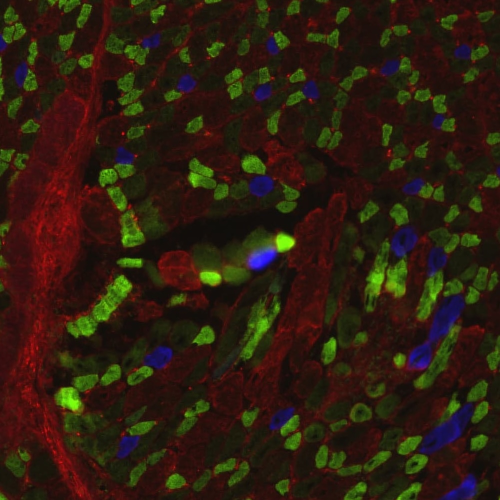
#> input picture data/color_image.jpeg, 1000 x 1000 px (shown at 1/2 size)
$ jupyter execute --allow-errors opencv_workshop.ipynb   (shell and % lines are left out)
#> lines starting #> are read from the running program, lines starting #| are printed output that depends on the picture
# Image Analysis with OpenCV

## Overview - working with images in Python
### What Is Image Analysis?

Image analysis involves extracting meaningful information from images. In biomedical research, this could mean:
* Counting cells in microscopy images
* Measuring areas or shapes of tissues
* Detecting fluorescence signals or tracking particles

Python, with libraries like OpenCV, scikit-image, and Pillow, is widely used for this due to its flexibility, reproducibility, and integration with data science tools.

### How Images Are Stored
* Images are stored as arrays of pixels.
* Each pixel represents a color or intensity value, depending on the image type:
    - _Grayscale_: 2D array (height × width)
    - _Color_ : 3D array (height × width × color_channels)

For example, an RGB image of size 256×256 will be represented as a NumPy array with shape (256, 256, 3).

### Color channels
Each color image contains channels:
* Red, Green, and Blue in standard images (RGB)
* In OpenCV, images are read in BGR format by default, not RGB
* Grayscale images use a single intensity channel (0–255)

## Install OpenCV
You can install either the main package, or the contrib version which has community contributed code in addition.

[cell 1]
# install opencv
# !pip install opencv-python

# install the contrib version of opencv, along with opencv

Ideally, you want to build a new environment as follows:<br>
`conda create -n OPENCV python=3.10 jupyterlab numpy pandas matplotlib seaborn -y` <br>
`pip install opencv-contrib-python`
Then activate your environment:<br>
`conda activate OPENCV`

[cell 2]
# import packages
import cv2
import numpy as np
import pandas as pd
import matplotlib
import matplotlib.pyplot as plt
import seaborn as sns

[cell 3]
# setting some figure display paramaters
sns.set_context('notebook')
sns.set_style('white', {'axes.linewidth': 0.25})
matplotlib.rcParams.update(matplotlib.rcParamsDefault)

plt.rcParams['figure.dpi'] = 100
plt.rcParams['xtick.major.size'] = 3
plt.rcParams['xtick.major.width'] = 1
plt.rcParams['xtick.bottom'] = True
plt.rcParams['ytick.left'] = True
plt.rcParams['font.family'] = 'sans-serif'
plt.rcParams['font.sans-serif'] = 'Arial'
plt.rcParams['pdf.fonttype'] = 42
plt.rcParams['legend.edgecolor'] = 'w'

## Research task
* __Question__
You are interested in understanding the mechanisms of cancer. You decide to study regulators of cell-division in a human cell line to understand which genes might be involved.
* __Dataset__ You have a publicly available dataset from [Moffat et al. (Cell 2006)](https://www.cell.com/fulltext/S0092-8674(06)00238-8) where Human HT29 colon-cancer cells were treated with RNAi molecules targeting specific genes. Microscopy images of these cells were taken. The full dataset is at [BBBC017](https://bbbc.broadinstitute.org/BBBC017/).
* __Approach__ You want to calculate the percentage of cells that are neoplastic i.e. actively dividing for each gene that was tested in the screen<br>
  - Aim 1: Count the total number of cells in an image
  - Aim 2: Count the number of dividing cells in an image
  - Aim 3: Find the average rate of cell-division for each gene targeted, and compare to the untargeted control

In the example image above from [Moffat et al. (Cell 2006)](https://www.cell.com/fulltext/S0092-8674(06)00238-8), phospho-H3 marks actively dividing cells. The first row is the control, and the second row is cells treated with a RNAi molecule targeting the gene PLK1, a known cell-cylce regulator.

[cell 4]
from IPython import display
#> (the rest of this cell did not finish here and is left out)

This full dataset consists of millions of images.
A small subset of the data are available in the Broad Bioimage Benchmark Collection at [BBBC0001](https://bbbc.broadinstitute.org/BBBC001). <br>
This contains a few different images of the nuclei channel only for a specific targeted gene. We will complete Aim 1 today!

## Let's look at the data

#> (a cell that did not finish here is left out)

A small subset of the data are available in the Broad Bioimage Benchmark Collection at [BBBC0001](https://bbbc.broadinstitute.org/BBBC001). <br>
This contains a few different images of the nuclei channel only for a specific targeted gene. <br>
For this workshop, we will work with these images, located in the "human_ht29_colon_cancer_1" folder.

### <span style="color:crimson">Basic Image Operations</span>
Here are some common tasks that one might think to do for this image analysis:
- __read__ the image file
- __display__ the image file
- __convert__ the image file format to color or grayscale
- find image __properties__ such as size, dtype

[cell 6]
# read an image file
img = cv2.imread("data/color_image.jpeg")
#> img is the input picture: shape (1000, 1000, 3); mean B, G, R 14.9, 30.3, 45.5
img.shape
#> Out = (1000, 1000, 3)

[cell 7]
# display the image
plt.figure(figsize=(3,3))
#> (this line was passed over: IPython is not available in this run)
plt.imshow(img);
#> (this line was passed over: IPython is not available in this run)

<span style="color:orange">__EXERCISE 1__</span> <br>
Does the image above look like the original image saved in our folder? If not, what is different?

[cell 8]
# your answer here #

Let's see how we can fix this!

[cell 9]
# read an image file in the desired format
img = cv2.imread("data/color_image.jpeg", cv2.IMREAD_COLOR_RGB)
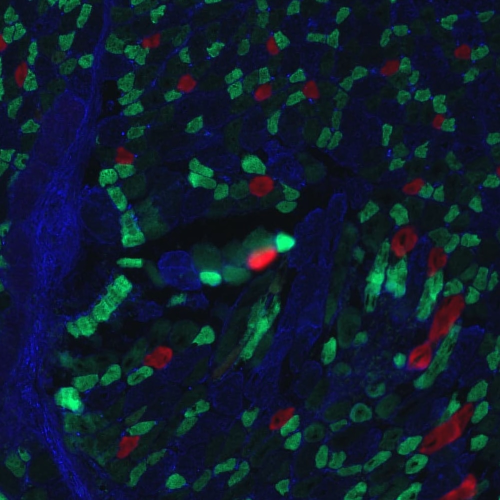
#> img: shape (1000, 1000, 3) (shown at 1/2 size); mean B, G, R 45.5, 30.3, 14.9
plt.figure(figsize=(3,3))
#> (this line was passed over: IPython is not available in this run)
plt.imshow(img);
#> (this line was passed over: IPython is not available in this run)

Notice, the pixel positions / indices for the width and height of the image. <br>
Why did colors show up in our grayscale image?

[cell 10]
# read an image file in grayscale
img = cv2.imread("data/color_image.jpeg", cv2.IMREAD_GRAYSCALE)
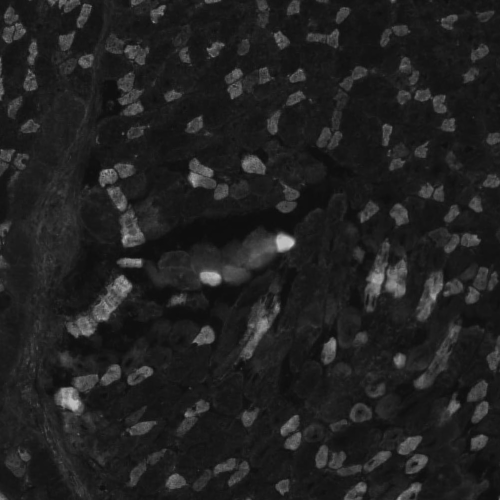
#> img: shape (1000, 1000) (shown at 1/2 size); min 7, max 206, mean 33.1
print(img.shape)
#| (1000, 1000)
plt.figure(figsize=(3,3))
#> (this line was passed over: IPython is not available in this run)
plt.imshow(img);
#> (this line was passed over: IPython is not available in this run)

Why is there color in my grayscale image?

[cell 11]
plt.figure(figsize=(3,3))
#> (this line was passed over: IPython is not available in this run)
